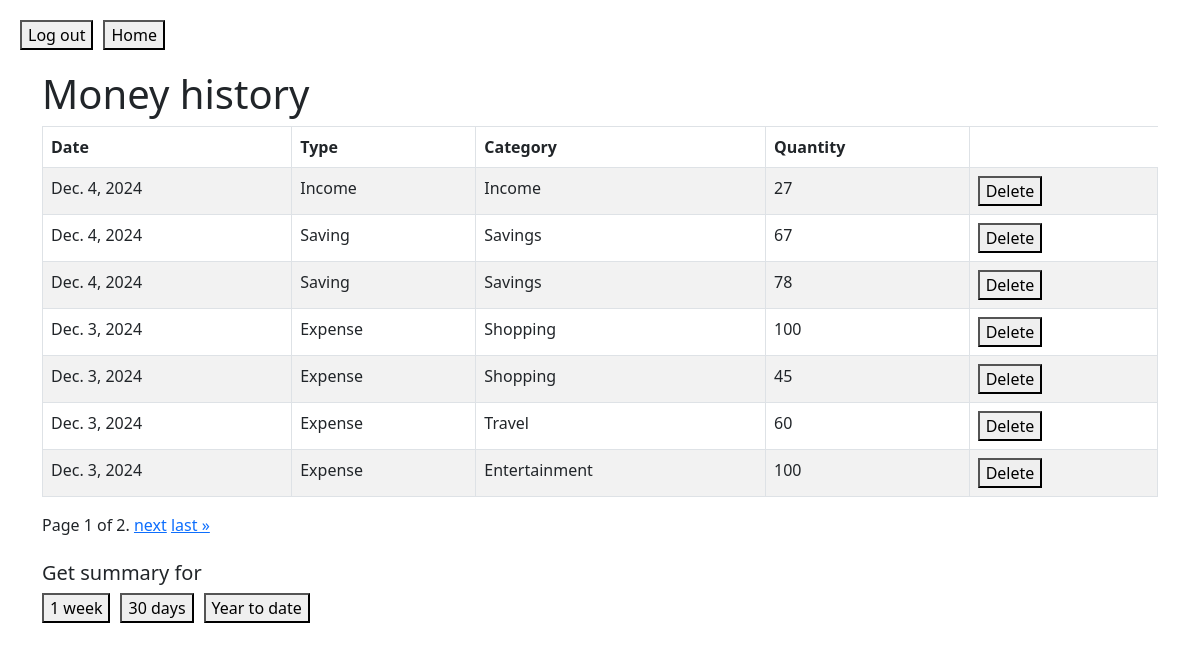
The page /history (signed in) on the database as committed earlier.
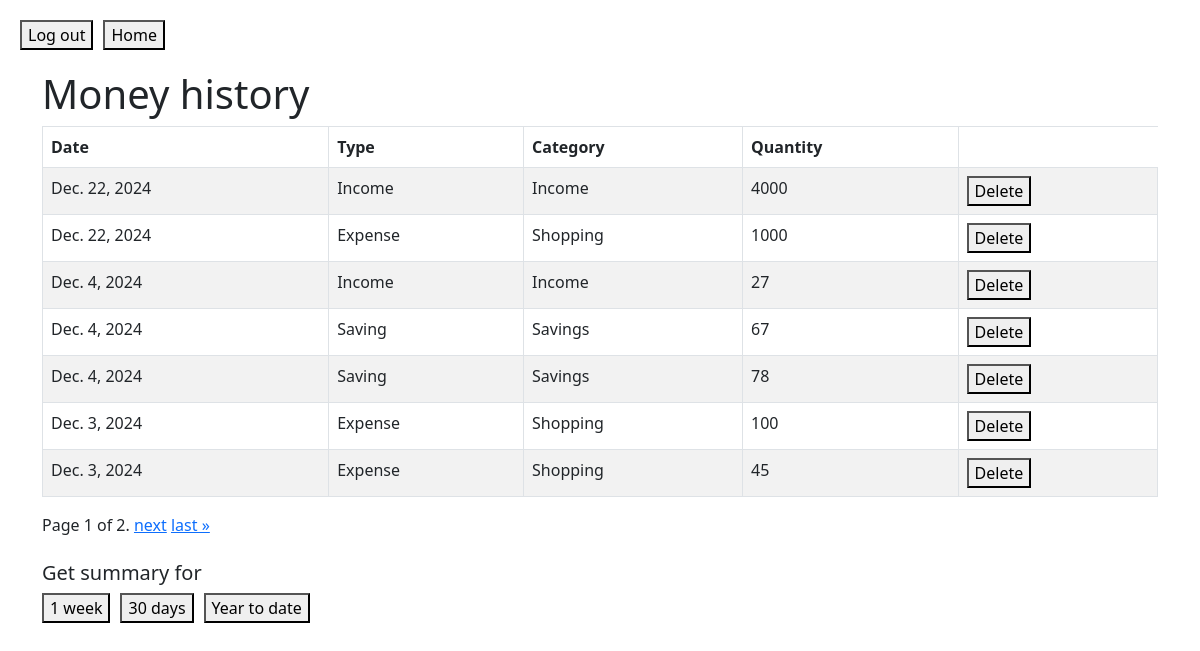
The same page on the database as committed later.
### app/models.py (models this page shows, shortened)
class AddMoneyInfo(models.Model):
    user = models.ForeignKey(User, on_delete=models.CASCADE)
    money_type = models.CharField(max_length=20, choices = ADD_EXPENSE)
    quantity = models.IntegerField()
    date = models.DateField(default=now)
    category = models.CharField(max_length=20, choices=SELECT_CATEGORY, default="Food")

### app/views.py (the view)
# urls.py: path("history", views.history, name="history"),
def history(request):
    if not request.user.is_authenticated:
        return render(request, "index.html")
    user_addings = AddMoneyInfo.objects.filter(user=request.user).order_by('-date')
    paginator = Paginator(user_addings, 7)
    page_number = request.GET.get("page")
    page_obj = paginator.get_page(page_number)
    return render(request, "history.html", {"page_obj": page_obj})

### app/templates/history.html (shortened to what this page needs)
{% extends "layout.html" %}
{% block body %}
{% include "header.html" %}
    <div class="container">
        <div class="row">
            <div class="col-12 col-lg-12">
                <h1>Money history</h1>
                <div class="table-responsive">
                    <table class="table table-striped table-bordered">
                        <thead>
                            <tr>
                                <th>Date</th>
                                <th>Type</th>
                                <th>Category</th>
                                <th>Quantity</th>
                            </tr>
                        </thead>
                        <tbody>
                            {% for listing in page_obj %}
                            <tr>
                                <td>{{ listing.date }}</td>
                                <td>{{ listing.get_money_type_display}}</td>
                                <td>{{ listing.get_category_display }}</td>
                                <td>{{ listing.quantity }}</td>
                                <td>
                                    <form method="post" action="{%  url 'delete_expense' %}">
                                        <button type="submit">Delete</button>
                                    </form>
                                </td>
                            </tr>
                            {% endfor %}
                        </tbody>
                    </table>
                    <div class="pagination">
                        <span class="step-links">
                            <span class="current">
                                Page {{ page_obj.number }} of {{ page_obj.paginator.num_pages }}.
                            </span>
                            {% if page_obj.has_next %}
                                <a href="?page={{ page_obj.next_page_number }}">next</a>
                                <a href="?page={{ page_obj.paginator.num_pages }}">last &raquo;</a>
                            {% endif %}
                        </span>
                    </div>
                    <br>
                    <h5>Get summary for</h5>
                    <div style="display: flex; gap: 10px;">
                        <form method="get" action="{% url 'one_week' %}">
                            <button type="submit">1 week</button>
                        </form>
                        <form method="get" action="{% url 'thirty_days' %}">
                            <button type="submit">30 days</button>
                        </form>
                        <form method="get" action="{% url 'year_to_date' %}">
                            <button type="submit">Year to date</button>
                        </form>
                    </div>
                </div>
            </div>
        </div>
    </div>
{% endblock %}

### app/templates/layout.html (shortened to what this page needs)
<!DOCTYPE html>
<html lang="en">
    <head>
        {% load static %}
        <link rel="stylesheet" href="https://cdn.jsdelivr.net/npm/bootstrap@5.3.0-alpha1/dist/css/bootstrap.min.css">
        <link rel="stylesheet" href="{% static 'style.css' %}">
    </head>
    <body>
        {% block body %}{% endblock %}
    </body>
</html>

### app/templates/header.html (shortened to what this page needs)
<header>
    <div style="display: flex; gap: 10px; padding: 20px;">
        <form method="post" action="{% url 'logout' %}">
            <button type="submit">Log out</button>
        </form>
        <form method="get" action="{% url 'home' %}">
            <button type="submit">Home</button>
        </form>
    </div>
</header>

Rows that differ between the two databases and show on the page:
no longer on this page (row unchanged): AddMoneyInfo: date "Dec. 3, 2024", money_type "Expense", category "Travel", quantity "60"
no longer on this page (row unchanged): AddMoneyInfo: date "Dec. 3, 2024", money_type "Expense", category "Entertainment", quantity "100"
added AddMoneyInfo: date "Dec. 22, 2024", money_type "Income", category "Income", quantity "4000"
added AddMoneyInfo: date "Dec. 22, 2024", money_type "Expense", category "Shopping", quantity "1000"
